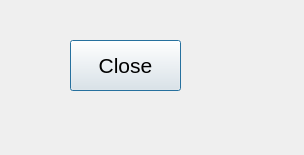
<?xml version="1.0" encoding="UTF-8"?>
<ui version="4.0">
 <class>ZweitesFenster</class>
 <widget class="QDialog" name="ZweitesFenster">
  <property name="geometry">
   <rect>
    <x>0</x>
    <y>0</y>
    <width>304</width>
    <height>155</height>
   </rect>
  </property>
  <property name="windowTitle">
   <string>Dialog</string>
  </property>
  <widget class="QPushButton" name="pushButton">
   <property name="geometry">
    <rect>
     <x>70</x>
     <y>40</y>
     <width>111</width>
     <height>51</height>
    </rect>
   </property>
   <property name="font">
    <font>
     <pointsize>16</pointsize>
    </font>
   </property>
   <property name="text">
    <string>Close</string>
   </property>
  </widget>
 </widget>
 <resources/>
 <connections/>
</ui>
